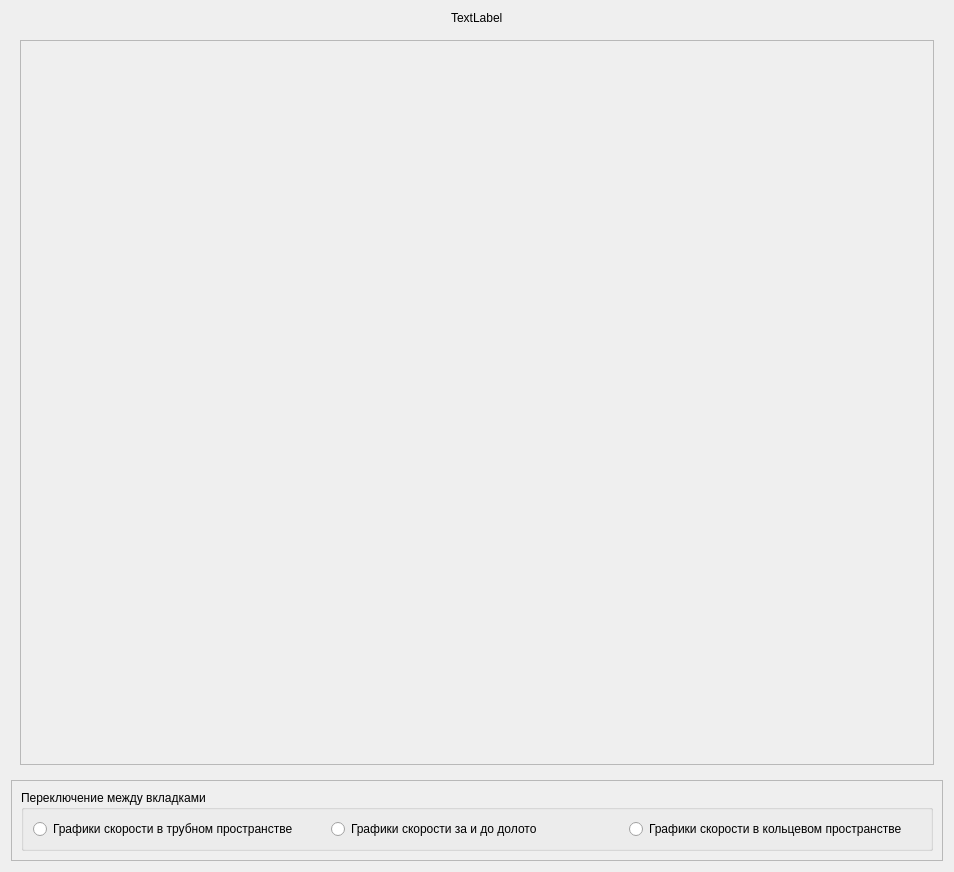
<?xml version="1.0" encoding="UTF-8"?>
<ui version="4.0">
 <class>Form</class>
 <widget class="QWidget" name="Form">
  <property name="geometry">
   <rect>
    <x>0</x>
    <y>0</y>
    <width>954</width>
    <height>872</height>
   </rect>
  </property>
  <property name="windowTitle">
   <string>Form</string>
  </property>
  <layout class="QVBoxLayout" name="verticalLayout_2">
   <item alignment="Qt::AlignHCenter">
    <widget class="QLabel" name="label">
     <property name="text">
      <string>TextLabel</string>
     </property>
    </widget>
   </item>
   <item>
    <widget class="QStackedWidget" name="stackedWidget">
     <property name="currentIndex">
      <number>2</number>
     </property>
     <widget class="QWidget" name="page">
      <layout class="QVBoxLayout" name="verticalLayout">
       <item>
        <widget class="QFrame" name="graphics_1">
         <property name="frameShape">
          <enum>QFrame::StyledPanel</enum>
         </property>
         <property name="frameShadow">
          <enum>QFrame::Raised</enum>
         </property>
         <layout class="QVBoxLayout" name="verticalLayout_3"/>
        </widget>
       </item>
      </layout>
     </widget>
     <widget class="QWidget" name="page_2">
      <layout class="QVBoxLayout" name="verticalLayout_4">
       <item>
        <widget class="QFrame" name="graphics_2">
         <property name="frameShape">
          <enum>QFrame::StyledPanel</enum>
         </property>
         <property name="frameShadow">
          <enum>QFrame::Raised</enum>
         </property>
         <layout class="QVBoxLayout" name="verticalLayout_5"/>
        </widget>
       </item>
      </layout>
     </widget>
     <widget class="QWidget" name="page_3">
      <layout class="QVBoxLayout" name="verticalLayout_7">
       <item>
        <widget class="QFrame" name="graphics_3">
         <property name="frameShape">
          <enum>QFrame::StyledPanel</enum>
         </property>
         <property name="frameShadow">
          <enum>QFrame::Raised</enum>
         </property>
         <layout class="QVBoxLayout" name="verticalLayout_6"/>
        </widget>
       </item>
      </layout>
     </widget>
    </widget>
   </item>
   <item>
    <widget class="QFrame" name="frame_2">
     <property name="frameShape">
      <enum>QFrame::StyledPanel</enum>
     </property>
     <property name="frameShadow">
      <enum>QFrame::Raised</enum>
     </property>
     <layout class="QHBoxLayout" name="horizontalLayout">
      <item>
       <widget class="QGroupBox" name="groupBox">
        <property name="title">
         <string>Переключение между вкладками</string>
        </property>
        <layout class="QHBoxLayout" name="horizontalLayout_2">
         <item>
          <widget class="QRadioButton" name="radioButton">
           <property name="text">
            <string>Графики скорости в трубном пространстве </string>
           </property>
          </widget>
         </item>
         <item>
          <widget class="QRadioButton" name="radioButton_3">
           <property name="text">
            <string>Графики скорости за и до долото</string>
           </property>
          </widget>
         </item>
         <item>
          <widget class="QRadioButton" name="radioButton_2">
           <property name="text">
            <string>Графики скорости в кольцевом пространстве</string>
           </property>
          </widget>
         </item>
        </layout>
       </widget>
      </item>
     </layout>
    </widget>
   </item>
  </layout>
 </widget>
 <resources/>
 <connections/>
</ui>
